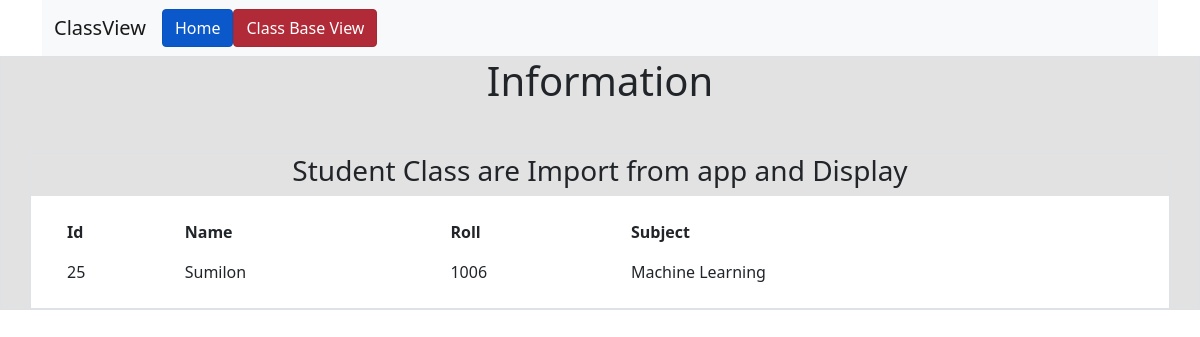
The app's page /test/tv-4/25/ with its own data.
### app/models.py (models this page shows, shortened)
class Student(models.Model):
    name = models.CharField(max_length=20)
    roll = models.IntegerField()
    course = models.CharField(max_length=20)

### viewtest/views.py (the view)
# urls.py: path('tv-4/<int:id>/', templateview_4.as_view(), name="templateview_4"),
class templateview_4(TemplateView):
    template_name = "viewtest/TemplateView_4.html"
    def get_context_data(self, **kwargs):
        data = super().get_context_data(**kwargs)
        print("---------------------------")
        print(kwargs)
        print("---------------------------")
        s_id = kwargs['id']
        std = Student.objects.get(id = s_id)
        data = {
            'std': std
        }
        return data

### viewtest/templates/viewtest/TemplateView_4.html (shortened to what this page needs)
{% extends "test.html" %}
{% block body %}
<section class="intro">
    <div class="bg-image h-100 border" style="background-color: #e2e2e2;">
        <h1 class="text-center">Information</h1>
        <div class="mask d-flex mt-5 h-100">
            <div class="container border">
                <div class="row justify-content-center">
                    <h3 class="text-center">Student Class are Import from app and Display</h3>
                    <div class="col-md-12>
                        <div class="card shadow-2-strong border" style="background-color: #ffffff;">
                            <div class="card-body">
                                <div class="table-responsive">
                                    <table class="table table-borderless mb-0">
                                        <thead>
                                            <tr>
                                              <th scope="col">Id</th>
                                              <th scope="col">Name</th>
                                              <th scope="col">Roll</th>
                                              <th scope="col">Subject</th>
                                            </tr>
                                        </thead>
                                        <tbody id="tbody">
                                            <tr>
                                              <td scope="row">{{std.id}}</td>
                                              <td>{{std.name}}</td>
                                              <td>{{std.roll}}</td>
                                              <td>{{std.course}}</td>
                                            </tr>
                                        </tbody>
                                    </table>
                                </div>
                            </div>
                        </div>
                    </div>
                </div>
            </div>
        </div>
</section>
{% endblock body %}

### records on screen
Student: id "25", name "Sumilon", roll "1006", course "Machine Learning"
